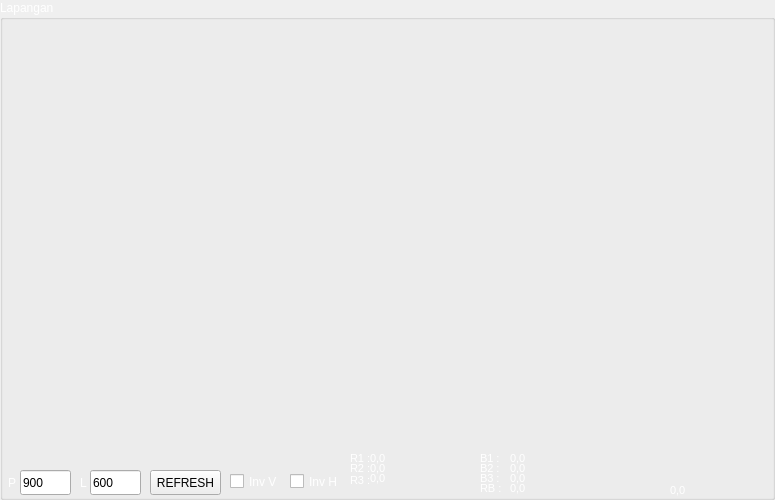
   <widget class="QGroupBox" name="groupBox">
    <property name="geometry">
     <rect>
      <x>20</x>
      <y>0</y>
      <width>775</width>
      <height>500</height>
     </rect>
    </property>
    <property name="palette">
     <palette>
      <active>
       <colorrole role="WindowText">
        <brush brushstyle="SolidPattern">
         <color alpha="255">
          <red>255</red>
          <green>255</green>
          <blue>255</blue>
         </color>
        </brush>
       </colorrole>
      </active>
      <inactive>
       <colorrole role="WindowText">
        <brush brushstyle="SolidPattern">
         <color alpha="255">
          <red>255</red>
          <green>255</green>
          <blue>255</blue>
         </color>
        </brush>
       </colorrole>
      </inactive>
      <disabled>
       <colorrole role="WindowText">
        <brush brushstyle="SolidPattern">
         <color alpha="255">
          <red>190</red>
          <green>190</green>
          <blue>190</blue>
         </color>
        </brush>
       </colorrole>
      </disabled>
     </palette>
    </property>
    <property name="title">
     <string>Lapangan</string>
    </property>
    <widget class="QLineEdit" name="panjang_lapangan">
     <property name="geometry">
      <rect>
       <x>20</x>
       <y>470</y>
       <width>51</width>
       <height>25</height>
      </rect>
     </property>
     <property name="text">
      <string>900</string>
     </property>
    </widget>
    <widget class="QLineEdit" name="lebar_lapangan">
     <property name="geometry">
      <rect>
       <x>90</x>
       <y>470</y>
       <width>51</width>
       <height>25</height>
      </rect>
     </property>
     <property name="text">
      <string>600</string>
     </property>
    </widget>
    <widget class="QLabel" name="label">
     <property name="geometry">
      <rect>
       <x>8</x>
       <y>474</y>
       <width>16</width>
       <height>17</height>
      </rect>
     </property>
     <property name="text">
      <string>P</string>
     </property>
    </widget>
    <widget class="QLabel" name="label_18">
     <property name="geometry">
      <rect>
       <x>80</x>
       <y>474</y>
       <width>16</width>
       <height>17</height>
      </rect>
     </property>
     <property name="text">
      <string>L</string>
     </property>
    </widget>
    <widget class="QPushButton" name="refresh">
     <property name="geometry">
      <rect>
       <x>150</x>
       <y>470</y>
       <width>71</width>
       <height>25</height>
      </rect>
     </property>
     <property name="text">
      <string>REFRESH</string>
     </property>
    </widget>
    <widget class="QLabel" name="label_20">
     <property name="geometry">
      <rect>
       <x>350</x>
       <y>450</y>
       <width>21</width>
       <height>17</height>
      </rect>
     </property>
     <property name="font">
      <font>
       <pointsize>8</pointsize>
      </font>
     </property>
     <property name="text">
      <string>R1 :</string>
     </property>
    </widget>
    <widget class="QLabel" name="posmap_r1">
     <property name="geometry">
      <rect>
       <x>370</x>
       <y>450</y>
       <width>101</width>
       <height>17</height>
      </rect>
     </property>
     <property name="font">
      <font>
       <pointsize>8</pointsize>
      </font>
     </property>
     <property name="text">
      <string>0,0</string>
     </property>
    </widget>
    <widget class="QLabel" name="label_22">
     <property name="geometry">
      <rect>
       <x>350</x>
       <y>460</y>
       <width>21</width>
       <height>17</height>
      </rect>
     </property>
     <property name="font">
      <font>
       <pointsize>8</pointsize>
      </font>
     </property>
     <property name="text">
      <string>R2 :</string>
     </property>
    </widget>
    <widget class="QLabel" name="posmap_r2">
     <property name="geometry">
      <rect>
       <x>370</x>
       <y>460</y>
       <width>101</width>
       <height>17</height>
      </rect>
     </property>
     <property name="font">
      <font>
       <pointsize>8</pointsize>
      </font>
     </property>
     <property name="text">
      <string>0,0</string>
     </property>
    </widget>
    <widget class="QLabel" name="label_31">
     <property name="geometry">
      <rect>
       <x>350</x>
       <y>470</y>
       <width>21</width>
       <height>20</height>
      </rect>
     </property>
     <property name="font">
      <font>
       <pointsize>8</pointsize>
      </font>
     </property>
     <property name="text">
      <string>R3 :</string>
     </property>
    </widget>
    <widget class="QLabel" name="posmap_r3">
     <property name="geometry">
      <rect>
       <x>370</x>
       <y>470</y>
       <width>101</width>
       <height>17</height>
      </rect>
     </property>
     <property name="font">
      <font>
       <pointsize>8</pointsize>
      </font>
     </property>
     <property name="text">
      <string>0,0</string>
     </property>
    </widget>
    <widget class="QCheckBox" name="check_invv">
     <property name="geometry">
      <rect>
       <x>230</x>
       <y>470</y>
       <width>61</width>
       <height>23</height>
      </rect>
     </property>
     <property name="text">
      <string>Inv V</string>
     </property>
    </widget>
    <widget class="QCheckBox" name="check_invh">
     <property name="geometry">
      <rect>
       <x>290</x>
       <y>470</y>
       <width>61</width>
       <height>23</height>
      </rect>
     </property>
     <property name="text">
      <string>Inv H</string>
     </property>
    </widget>
    <widget class="QLabel" name="posmap_b1">
     <property name="geometry">
      <rect>
       <x>510</x>
       <y>450</y>
       <width>101</width>
       <height>17</height>
      </rect>
     </property>
     <property name="font">
      <font>
       <pointsize>8</pointsize>
      </font>
     </property>
     <property name="text">
      <string>0,0</string>
     </property>
    </widget>
    <widget class="QLabel" name="label_21">
     <property name="geometry">
      <rect>
       <x>480</x>
       <y>450</y>
       <width>21</width>
       <height>17</height>
      </rect>
     </property>
     <property name="font">
      <font>
       <pointsize>8</pointsize>
      </font>
     </property>
     <property name="text">
      <string>B1 :</string>
     </property>
    </widget>
    <widget class="QLabel" name="posmap_b2">
     <property name="geometry">
      <rect>
       <x>510</x>
       <y>460</y>
       <width>101</width>
       <height>17</height>
      </rect>
     </property>
     <property name="font">
      <font>
       <pointsize>8</pointsize>
      </font>
     </property>
     <property name="text">
      <string>0,0</string>
     </property>
    </widget>
    <widget class="QLabel" name="label_30">
     <property name="geometry">
      <rect>
       <x>480</x>
       <y>460</y>
       <width>21</width>
       <height>17</height>
      </rect>
     </property>
     <property name="font">
      <font>
       <pointsize>8</pointsize>
      </font>
     </property>
     <property name="text">
      <string>B2 :</string>
     </property>
    </widget>
    <widget class="QLabel" name="posmap_b3">
     <property name="geometry">
      <rect>
       <x>510</x>
       <y>470</y>
       <width>101</width>
       <height>17</height>
      </rect>
     </property>
     <property name="font">
      <font>
       <pointsize>8</pointsize>
      </font>
     </property>
     <property name="text">
      <string>0,0</string>
     </property>
    </widget>
    <widget class="QLabel" name="label_32">
     <property name="geometry">
      <rect>
       <x>480</x>
       <y>470</y>
       <width>21</width>
       <height>17</height>
      </rect>
     </property>
     <property name="font">
      <font>
       <pointsize>8</pointsize>
      </font>
     </property>
     <property name="text">
      <string>B3 :</string>
     </property>
    </widget>
    <widget class="QLabel" name="posmap_rb">
     <property name="geometry">
      <rect>
       <x>510</x>
       <y>480</y>
       <width>101</width>
       <height>17</height>
      </rect>
     </property>
     <property name="font">
      <font>
       <pointsize>8</pointsize>
      </font>
     </property>
     <property name="text">
      <string>0,0</string>
     </property>
    </widget>
    <widget class="QLabel" name="label_33">
     <property name="geometry">
      <rect>
       <x>480</x>
       <y>480</y>
       <width>21</width>
       <height>17</height>
      </rect>
     </property>
     <property name="font">
      <font>
       <pointsize>8</pointsize>
      </font>
     </property>
     <property name="text">
      <string>RB :</string>
     </property>
    </widget>
    <widget class="QLabel" name="posmap_mouse">
     <property name="geometry">
      <rect>
       <x>670</x>
       <y>480</y>
       <width>101</width>
       <height>20</height>
      </rect>
     </property>
     <property name="font">
      <font>
       <pointsize>8</pointsize>
      </font>
     </property>
     <property name="text">
      <string>0,0</string>
     </property>
    </widget>
   </widget>
